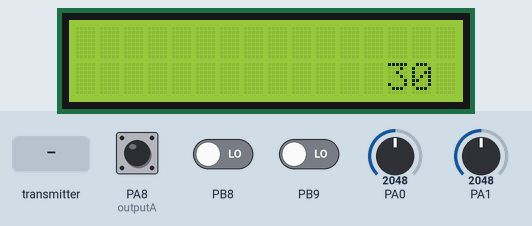
A sketch run on a simulated STM32 Blue Pill. Shown: 16×2 character LCD. Inputs (shaded band) come from the test bench; at power-on: PB8 LOW, PA0 = 2048, PA1 = 2048, PA8 (outputA) HIGH, PB9 LOW. No radio packets arrive unless stated; what the sketch prints to the serial monitor is not drawn.

Above: at 3.8 s.
3.9 s: the transmitter starts sending freq1 = 1024
At 5.2 s:
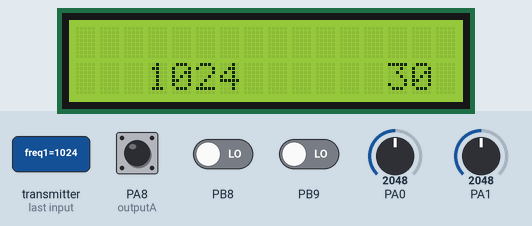
5.5 s: the transmitter starts sending freq2 = 1024
At 6.7 s:
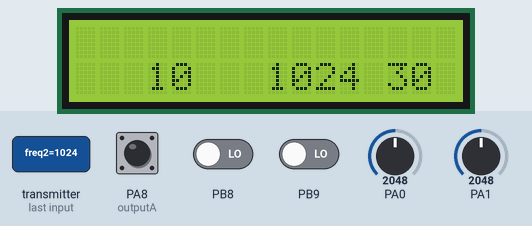
7.0 s: the transmitter starts sending m1 = 1024
At 8.2 s:
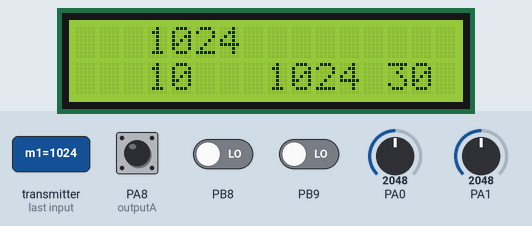
8.6 s: the transmitter starts sending m2 = 1024
At 9.9 s:
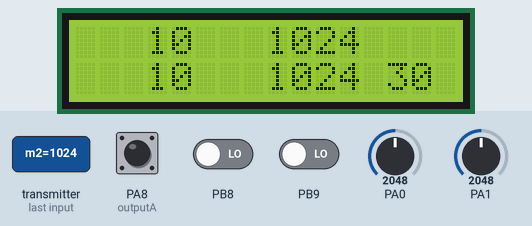
10.2 s: PB8 driven HIGH
At 11.2 s:
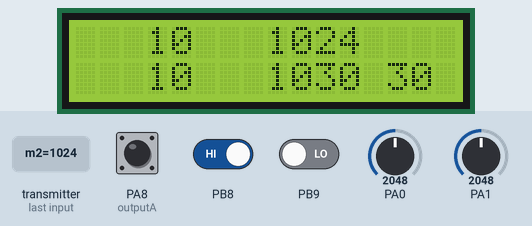
Timing chart, 0 to 12.7 s (numbered marks = the images above; inputs shaded):
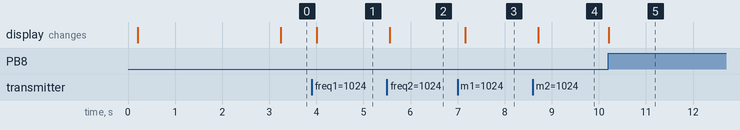

The sketch:

new_RC_V4.0.ino
```cpp
#include <SPI.h>
#include <nRF24L01.h>
#include <RF24.h>
RF24 radio(PB0, PA4);   // nRF24L01 (CE, CSN)PB13,PB12 PB0, PA4
const byte sendaddress[6] = "11011";
const byte address[6] = "00100";//new rc
unsigned long lastReceiveTime = 0;
unsigned long currentTime = 0;
unsigned long freetime;
int y,x;
int lcdcount=1;
int prev1,prev2,prev3,prev4,prev5,prev6;
#include <Wire.h>
#include <LiquidCrystal_I2C.h>

// Set the LCD address to 0x3F for a 16 chars and 2 line display
LiquidCrystal_I2C lcd(0x27, 16, 2);


#define outputA PA8
 #define outputB PA9
 int counter =30;
 int aState;
 int aLastState;


// Max size of this struct is 32 bytes - NRF24L01 buffer limit
struct Send_Package {
  short bat1;
  short bat2;
  short freq1;//l1
  short freq2;
  short m1;
  short m2;
  byte stat;

};
Send_Package Send; //Create a variable with the above structure
struct Data_Package {
  short x;
  short y;
  byte b0;//l1
  byte throttle;

};
Data_Package data;

void setup() {
  pinMode (PB9,INPUT);
  pinMode (PB8,INPUT);
  pinMode (outputA,INPUT);
   pinMode (outputB,INPUT);
  Serial.begin(115200);
  radio.begin();
  radio.openReadingPipe(1, sendaddress);
  radio.openWritingPipe(address);
  radio.setAutoAck(false);
  radio.setDataRate(RF24_250KBPS);
  radio.setPALevel(RF24_PA_LOW);
  radio.startListening(); //  Set the module as receiver
  resetData();
  aLastState = digitalRead(outputA);
  //pinMode(PB3, OUTPUT);

  lcd.begin();
lcd.backlight();
lcd.setCursor(0,0);
lcd.print("Wall Climbing Rob");
lcd.setCursor(0,1);
lcd.print(" Remote Controller ");
delay(100);
lcd.clear();
}
void loop() {
    radio.startListening();
    unsigned long started_waiting_at = millis();
    bool timeout = false;
    while ( ! radio.available() && ! timeout )
      if (millis() - started_waiting_at > 500 )
        timeout = true;
  if (radio.available()) {
    radio.read(&Send, sizeof(Send_Package)); // Read the whole data and store it into the 'data' structure
    lastReceiveTime = millis(); // At this moment we have received the data
  }
  // Check whether we keep receving data, or we have a connection between the two modules
  currentTime = millis();

  if ( currentTime - lastReceiveTime > 1000 ) { // If current time is more then 1 second since we have recived the last data, that means we have lost connection
    resetData(); // If connection is lost, reset the data. It prevents unwanted behavior, for example if a drone has a throttle up and we lose connection, it can keep flying unless we reset the values
  Serial.println("COnnection Lost");}


  radio.stopListening();
  y=analogRead(PA0);
  x=analogRead(PA1);
  data.y=map(y,0,4095,1000,2000);
  data.x=map(x,0,4095,1000,2000);
  data.b0=digitalRead(PB9);
  data.throttle=counter;
  radio.write(&data, sizeof(Data_Package));


 while(digitalRead(PB8)){
  aState = digitalRead(outputA); // Reads the "current" state of the outputA
   // If the previous and the current state of the outputA are different, that means a Pulse has occured
   if (aState != aLastState){
     // If the outputB state is different to the outputA state, that means the encoder is rotating clockwise
     if (digitalRead(outputB) != aState) {
       counter=counter+5;
     } else {
       counter=counter-5;
     }
     Serial.print("Position: ");
     Serial.println(counter);
   }
   aLastState = aState;
   data.throttle=counter;
  // lcd.clear();
 lcd.setCursor(10,1);
  lcd.print(data.throttle);
   radio.write(&data, sizeof(Data_Package));
 }
 //lcd.clear();
 if(lcdcount==1){
    if(prev1==Send.m1){}
    else {
      prev1=Send.m1;
      lcd.setCursor(0,0);
      lcd.print("   ");
      lcd.print(Send.m1);}}
  else  if(lcdcount==2){
    if(prev2==Send.m2){}
    else {
      prev2=Send.m2;
      lcd.setCursor(5,0);
      lcd.print("   ");
      lcd.print(Send.m2);}}
  else  if(lcdcount==3){
    if(prev3==digitalRead(PB9)){}
    else {
      prev3=digitalRead(PB9);
      lcd.setCursor(10,0);
      lcd.print("   ");
      lcd.print(digitalRead(PB9));}}
  else  if(lcdcount==4){
    if(prev4==Send.freq1){}
    else {
      prev4=Send.freq1;
      lcd.setCursor(0,1);
      lcd.print("   ");
      lcd.print(Send.freq1);}}
   else  if(lcdcount==5){
    if(prev5==Send.freq2){}
    else {
      prev5=Send.freq2;
      lcd.setCursor(5,1);
      lcd.print("   ");
      lcd.print(Send.freq2);}}
   else {
      lcdcount=0;
    if(prev6==data.throttle){}
    else {
      prev6=data.throttle;
      lcd.setCursor(10,1);
      lcd.print("   ");
      lcd.print(data.throttle);}}

  lcdcount++;


  /*
  lcd.setCursor(10,1);
  lcd.print(data.throttle);
  */
  /*
  short roll_angle;
  short pitch_angle;
  short bat1;
  short bat2;
  byte rssi;
  byte flight_mode;
  byte altitude_meters;
  byte error;
  byte number_used_sats;
  int l_lat_gps;
  int l_lon_gps;
  byte start;
   */
  // Print the data in the Serial Monitor
  Serial.print("bat1: ");
  Serial.print(Send.bat1);
  Serial.print("bat2: ");
  Serial.print(Send.bat2);
  Serial.print("; freq1: ");
  Serial.print(Send.freq1);
  Serial.print("; freq2: ");
  Serial.print(Send.freq2);
  Serial.print("; m1: ");
  Serial.print(Send.m1);
  Serial.print("; m2: ");
  Serial.print(Send.m2);
  Serial.print("; stat: ");
  Serial.println(Send.stat);


}


//Channel 1 => Roll     => data.Rx
//Channel 2 => pitch    => data.Ry
//Channel 3 => throttle => data.Ly
//Channel 4 => yaw      => data.Lx


void resetData() {

}
```

Measured:
- after the input at 3.9 s, the display: changes after 0.11 s (image 1)
- after the input at 5.5 s, the display: changes after 0.06 s (image 2)
- after the input at 7.0 s, the display: changes after 0.16 s (image 3)
- after the input at 8.6 s, the display: changes after 0.11 s (image 4)
- after the input at 10.2 s, the display: changes at once (image 5)
